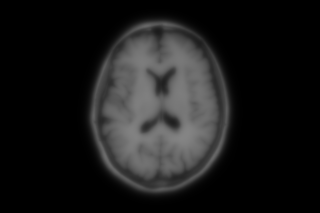
#> input picture code/xs_04/I_1.pgm, 320 x 213 px
$ python func_obj.py
#> lines starting #> are read from the running program, lines starting #| are printed output that depends on the picture; long printed decimals are rounded
### code/xs_04/modelo.py
"""
Fecha: 15/04/2026  (dd/mm/aaaa)
MAJOR: LIDIA
Universidad de Guanajuato - Campus Irapuato-Salamanca
Email: ld.avinaneri@ugto.mx
UDA:
DESCRIPTION:
"""

import numpy as np


class AffineModel6:
    """
    Modelo afín 2D con 6 parámetros según la formulación del ejercicio:

        X(p_i, t) = [x, y, 1, 0, 0, 0]   [t1]
                    [0, 0, 0, x, y, 1] * [t2]
                                          [t3]
                                          [t4]
                                          [t5]
                                          [t6]

    Esto produce:
        x* = t1*x + t2*y + t3
        y* = t4*x + t5*y + t6

    theta = [t1, t2, t3, t4, t5, t6]
    """

    N_PARAMS = 6

    @staticmethod
    def validate_theta(theta: np.ndarray) -> np.ndarray:
        theta = np.asarray(theta, dtype=float).reshape(-1)
        if theta.size != 6:
            raise ValueError("theta debe tener 6 parámetros")
        return theta

    @classmethod
    def identity_theta(cls) -> np.ndarray:
        """Devuelve theta identidad: x*=x, y*=y sin traslación."""
        # t1=1, t2=0, t3=0 (x* = 1*x + 0*y + 0)
        # t4=0, t5=1, t6=0 (y* = 0*x + 1*y + 0)
        return np.array([1.0, 0.0, 0.0, 0.0, 1.0, 0.0], dtype=float)

    # [75 lines left out: functions theta_to_matrix, transform_points, build_design_matrix, stack_targets, main, not called in this run]


# [2 lines that do not run on import are left out]

### code/xs_04/func_obj.py
"""
LEONARDO DANIEL AVIÑA NERI
Fecha: 15/04/2026  (dd/mm/aaaa)
MAJOR: LIDIA
Universidad de Guanajuato - Campus Irapuato-Salamanca
Email: ld.avinaneri@ugto.mx
UDA: Optimización
DESCRIPTION:
    Función objetivo SSD para registro afín de imágenes.

Formulación exacta del ejercicio:
    f(t) = 1/2 * sum_{i=1}^n sum_{j=1}^m  (v_o_{i,j} - v_m_{i,j}*)^2

    X(p_{i,j}, t) = [i, j, 1, 0, 0, 0 ] * [t1]
                    [0, 0, 0, i, j, 1 ]   [t2]
                                           [t3]
                                           [t4]
                                           [t5]
                                           [t6]
    =>  x* = t1*i + t2*j + t3    (i = fila, j = columna)
        y* = t4*i + t5*j + t6

    Gradiente (regla de la cadena):
        df/dt_k = -sum_{i,j} (v_o_{i,j} - v_m_{i,j}*) * dv_m*/dt_k

        dv_m*/dt_k = (∂Im/∂x*) * (∂x*/∂t_k)  +  (∂Im/∂y*) * (∂y*/∂t_k)

    D_t v_m* = X^T * [∂Im/∂x*, ∂Im/∂y*]^T   =>  vector 6x1:
        [i * gx*, j * gx*, gx*, i * gy*, j * gy*, gy*]

    donde gx* = ∂Im/∂x* evaluado en (x*, y*) = gradiente de Im en dirección
    de filas (eje-0), y gy* en dirección de columnas (eje-1).

    CONVENCIÓN: i = fila (eje-0), j = columna (eje-1)
                x* -> eje fila,   y* -> eje columna
"""

import os
import sys
import numpy as np
from scipy.ndimage import map_coordinates

ROOT = os.path.dirname(os.path.dirname(os.path.abspath(__file__)))
if ROOT not in sys.path:
    sys.path.insert(0, ROOT)

from functions import Function
from xs_04.modelo import AffineModel6


class AffineRegistrationObjective(Function):
    """
    f(t) = 1/2 * || I_o - X(I_m, t) ||^2_2
    """

    # [88 lines left out: functions __init__, _warp_and_gradients, eval, diff, not called in this run]

    def ddiff(self, theta: np.ndarray) -> np.ndarray:
        raise NotImplementedError("BFGS aproxima el Hessiano.")

    @classmethod
    def from_images_placeholder(cls, moving_img, fixed_img, step=12):
        return cls(fixed_img=fixed_img, moving_img=moving_img)


# [27 lines left out: function main, not called in this run]
#> in load_gray, `vmax = img.max()`: vmax = 132
    moving = load_gray(os.path.join(DIR, "I_6.pgm"))
#> call 2 of load_gray, with p = 'code/xs_04/I_6.pgm'
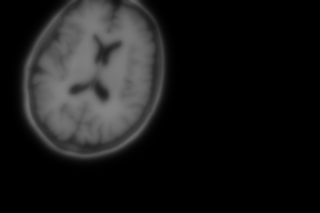
#> input picture code/xs_04/I_6.pgm, 320 x 213 px
#> in load_gray (call 2), `return img / vmax if vmax > 0 else img`:
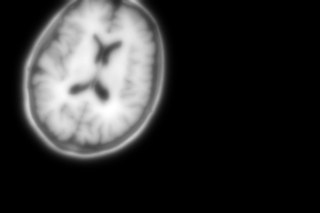
#> returned value: shape (213, 320) float64; min 0, max 1, mean 0.19

    obj = AffineRegistrationObjective(fixed, moving)
    theta0 = AffineModel6.identity_theta()

    err = check_grad(obj.eval, obj.diff, theta0)
#> in diff, `residual = self.fixed_img - warped_img`:
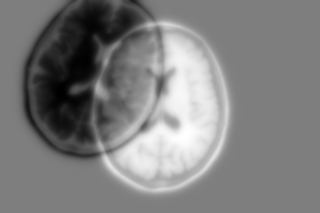
#> residual: shape (213, 320) float64; min -0.977, max 1, mean 0.00456; drawn with min black and max white
#> in _warp_and_gradients (call 3), `theta = AffineModel6.validate_theta(theta)`: theta = [1, 0, 0, 0, 1, 0]
#> in _warp_and_gradients (call 3), `t1, t2, t3, t4, t5, t6 = theta`: t1 = 1; t2 = 0; t5 = 1; t6 = 0
#> in _warp_and_gradients (call 3), `x_warp = t1 * self.i_coords + t2 * self.j_coords + t3`:
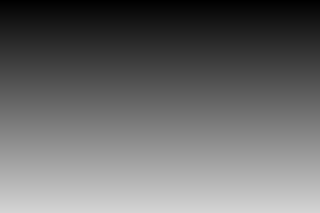
#> x_warp: shape (213, 320) float64; min 0, max 212, mean 106
#> in _warp_and_gradients (call 3), `y_warp = t4 * self.i_coords + t5 * self.j_coords + t6`:
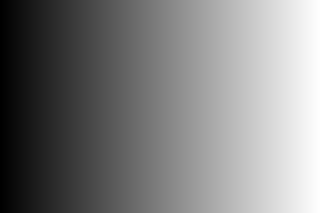
#> y_warp: shape (213, 320) float64; min 0, max 319, mean 159.5; drawn with min black and max white
    print(f"Error gradiente (dif. finitas): {err:.4e}")
    print(f"f(theta_id) = {obj.eval(theta0):.4f}")
    print(f"|grad|      = {np.linalg.norm(obj.diff(theta0)):.4f}")

    # Caso trivial: fixed == moving => f=0, grad=0
    obj2 = AffineRegistrationObjective(fixed, fixed)
    print(f"\nfixed==moving => f={obj2.eval(theta0):.6f}, |grad|={np.linalg.norm(obj2.diff(theta0)):.6f}")


if __name__ == "__main__":
    main()
#> in main, `err = check_grad(obj.eval, obj.diff, theta0)`: err = 2093.5
#| Error gradiente (dif. finitas): 2.0935e+03
#| f(theta_id) = 5717.5232
#| |grad|      = 9135.0220
#> in __init__ (call 2), `self.gx_img, self.gy_img = np.gradient(self.moving_img)`:
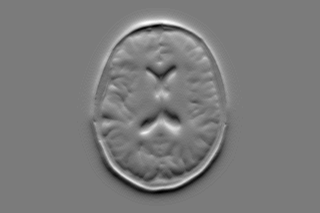
#> self.gx_img: shape (213, 320) float64; min -0.117, max 0.125, mean 2.34e-19; drawn with min black and max white
#> in __init__ (call 2), `self.gx_img, self.gy_img = np.gradient(self.moving_img)`:
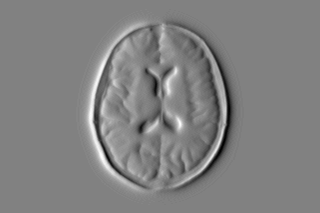
#> self.gy_img: shape (213, 320) float64; min -0.125, max 0.121, mean 3.31e-20; drawn with min black and max white
#> in eval (call 9), `residual = self.fixed_img - warped_img`: residual: shape (213, 320) float64; every value is 0
#| fixed==moving => f=0, |grad|=0
